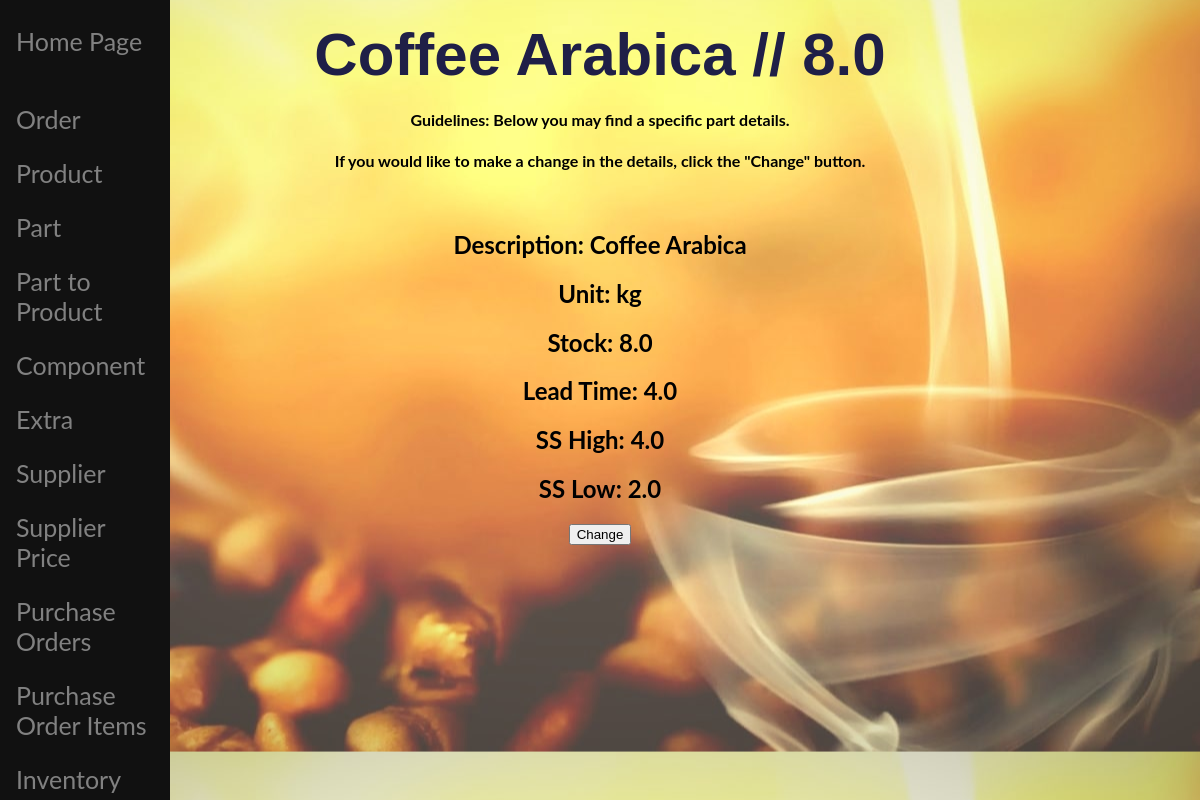
The app's page /polls/part/details/37/, older data.
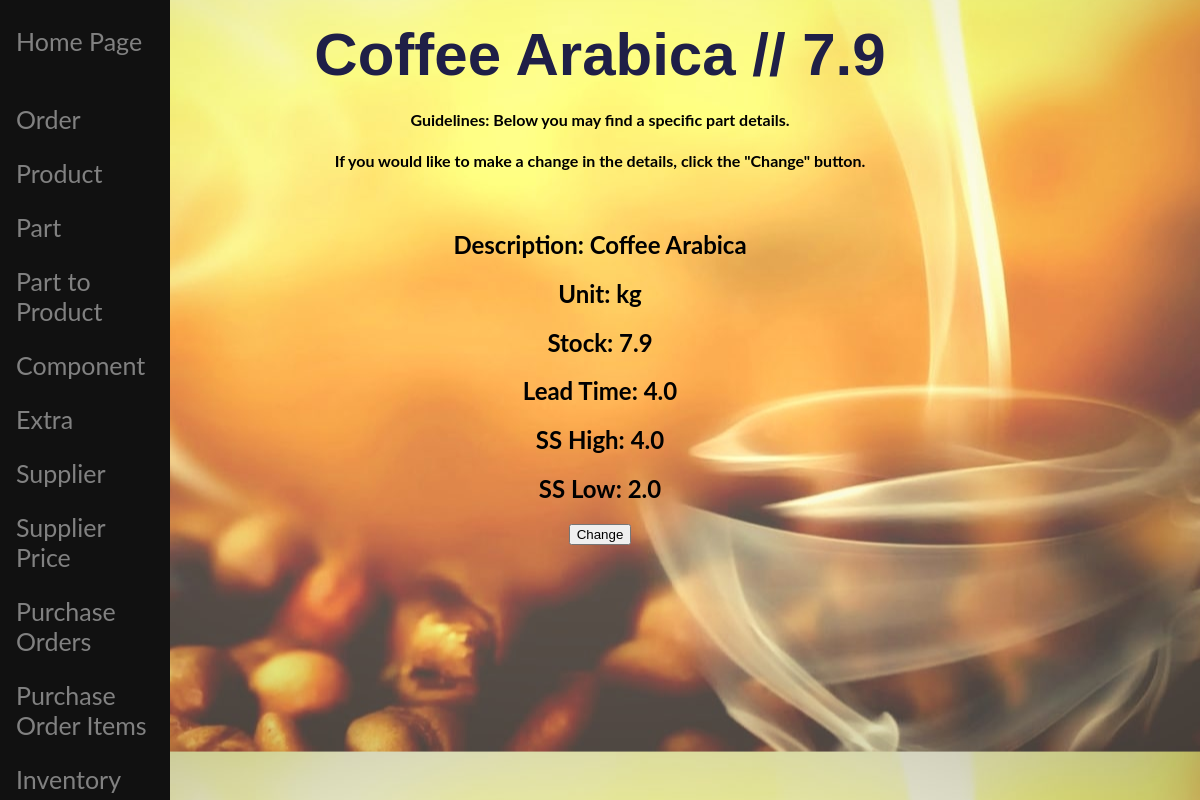
The same page, newer data.
### polls/models.py (models this page shows, shortened)
class Part(models.Model): # Raw material
    pdes = models.CharField(max_length=48) # material description
    unit = models.ForeignKey(Unit, on_delete=models.CASCADE) # the foreign key is the id of question
    stock = models.FloatField(default=0.0) # How Much are in current stock
    lt = models.FloatField(default=1.0) # time to deliver
    sshigh = models.FloatField(default=0)
    sslow = models.FloatField(default=0)
    slug = models.SlugField(default="STRING")
    def get_name(self):
        return str(self.pdes) + " // " + str(self.stock)
    class Meta:
        ordering = ('pdes',)

class Unit(models.Model):
    unit_des = models.CharField(max_length=13) # kg, m, box, etc
    def __str__(self):
        return self.unit_des

### polls/views.py (the view)
# urls.py: url(r'^part/details/(?P<pk>[0-9]+)/$', views.PartDetailView.as_view(), name='part_detail'),
class PartDetailView(generic.DetailView):
    model = Part
    template_name = 'polls/part_detail.html'

### polls/templates/polls/part_detail.html (shortened to what this page needs)
{% extends 'polls/base.html' %}
{% block body %}
        <h1 align="center"> {{ part.get_name }}</h1>
<h4 align="center">Guidelines:  Below you may find a specific part details.</h4>
<h4 align="center">If you would like to make a change in the details, click the "Change" button.</h4>
<br>
        <h2 align="center">Description:  {{ part.pdes }}</h2>
        <h2 align="center">Unit:  {{ part.unit }}</h2>
        <h2 align="center">Stock:  {{ part.stock }}</h2>
        <h2 align="center">Lead Time:  {{ part.lt }}</h2>
        <h2 align="center">SS High:  {{ part.sshigh }}</h2>
        <h2 align="center">SS Low:  {{ part.sslow }}</h2>
<div class="form-group" align="center">
        <div class="col-sm-offset-2 col-sm-10">
            <button id="myButton" class="float-left submit-button" >Change</button>
        </div>
</div>
{% endblock %}

Row changes from the older to the newer data that the page shows:
changed Part "Coffee Arabica": get_name "Coffee Arabica // 8.0" → "Coffee Arabica // 7.9"; stock "8.0" → "7.9"
